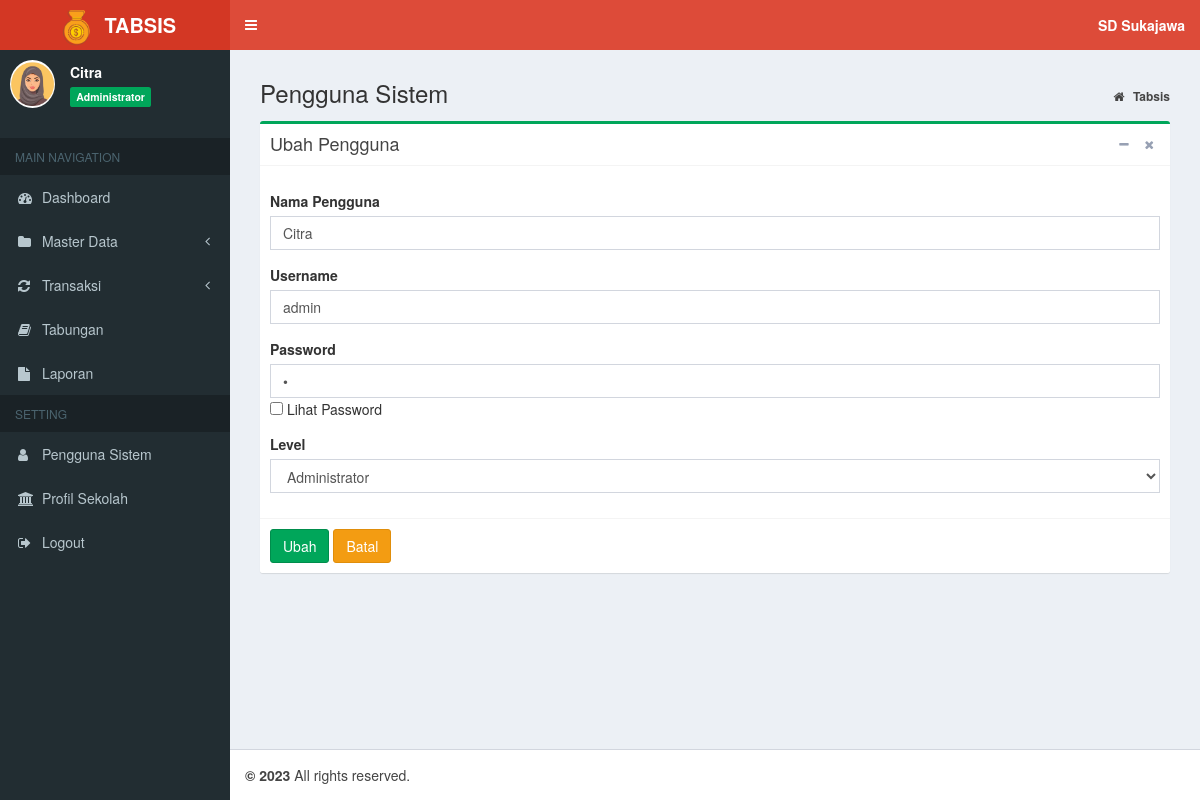
Page /index.php?page=MyApp/edit_pengguna&kode=1 (signed in) on the earlier database version.
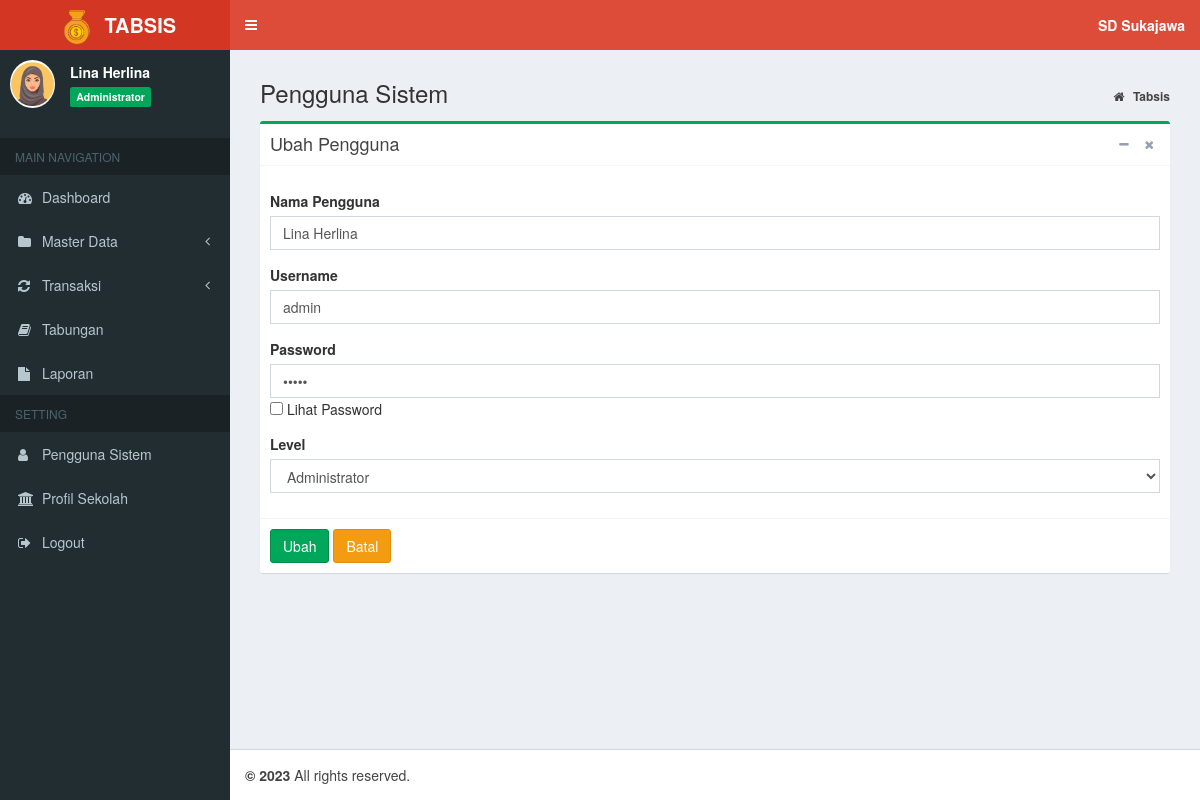
Same page on the later database version.
### tables this page shows
CREATE TABLE `tb_pengguna` (
  `id_pengguna` int(11) NOT NULL,
  `nama_pengguna` varchar(20) NOT NULL,
  `username` varchar(20) NOT NULL,
  `password` varchar(15) NOT NULL,
  `level` enum('Administrator','Petugas') NOT NULL
);

### admin/pengguna/edit_pengguna.php (the view, shortened to what the changed rows need)
<?php
    if(isset($_GET['kode'])){
        $sql_cek = "SELECT * FROM tb_pengguna WHERE id_pengguna='".$_GET['kode']."'";
        $query_cek = mysqli_query($koneksi, $sql_cek);
        $data_cek = mysqli_fetch_array($query_cek,MYSQLI_BOTH);
    }
?>
<section class="content-header">
	<h1>
		Pengguna Sistem
	</h1>
	<ol class="breadcrumb">
		<li>
			<a href="index.php">
				<i class="fa fa-home"></i>
				<b>Tabsis</b>
			</a>
		</li>
	</ol>
</section>
<section class="content">
	<div class="row">
		<div class="col-md-12">
			<div class="box box-success">
				<div class="box-header with-border">
					<h3 class="box-title">Ubah Pengguna</h3>
					<div class="box-tools pull-right">
						<button type="button" class="btn btn-box-tool" data-widget="collapse">
							<i class="fa fa-minus"></i>
						</button>
						<button type="button" class="btn btn-box-tool" data-widget="remove">
							<i class="fa fa-remove"></i>
						</button>
					</div>
				</div>
				<form action="" method="post" enctype="multipart/form-data">
					<div class="box-body">
						<div class="form-group">
							<label>Nama Pengguna</label>
							<input class="form-control" name="nama_pengguna" value="<?php echo $data_cek['nama_pengguna']; ?>"
							/>
						</div>
						<div class="form-group">
							<label>Username</label>
							<input class="form-control" name="username" value="<?php echo $data_cek['username']; ?>"
							/>
						</div>
						<div class="form-group">
							<label for="exampleInputPassword1">Password</label>
							<input type="password" class="form-control" name="password" id="pass" value="<?php echo $data_cek['password']; ?>"
							/>
							<input id="mybutton" onclick="change()" type="checkbox" class="form-checkbox"> Lihat Password
						</div>
						<div class="form-group">
							<label>Level</label>
							<select name="level" id="level" class="form-control" required>
								<?php
                            if ($data_cek['level'] == "Administrator") echo "<option value='Administrator' selected>Administrator</option>";
                            else echo "<option value='Administrator'>Administrator</option>";
                        ?>
							</select>
						</div>
					</div>
					<div class="box-footer">
						<input type="submit" name="Ubah" value="Ubah" class="btn btn-success">
						<a href="?page=MyApp/data_pengguna" title="Kembali" class="btn btn-warning">Batal</a>
					</div>
				</form>
			</div>
</section>

### index.php (shortened to what the changed rows need)
<?php
    if (isset($_SESSION["ses_username"])==""){
		header("location: login.php");
    }else{
      $data_nama = $_SESSION["ses_nama"];
      $data_level = $_SESSION["ses_level"];
    }
    include "inc/koneksi.php";
?>
<!DOCTYPE html>
<html>
<head>
	<link rel="stylesheet" href="bootstrap/css/bootstrap.min.css">
	<link rel="stylesheet" href="https://cdnjs.cloudflare.com/ajax/libs/font-awesome/4.5.0/css/font-awesome.min.css">
	<link rel="stylesheet" href="https://cdnjs.cloudflare.com/ajax/libs/ionicons/2.0.1/css/ionicons.min.css">
	<link rel="stylesheet" href="plugins/datatables/dataTables.bootstrap.css">
	<link rel="stylesheet" href="plugins/select2/select2.min.css">
	<link rel="stylesheet" href="dist/css/AdminLTE.min.css">
	<link rel="stylesheet" href="dist/css/skins/_all-skins.min.css">
</head>
<body class="hold-transition skin-red sidebar-mini">
	<div class="wrapper">
		<aside class="main-sidebar">
			<section class="sidebar">
				</<b>
				<div class="user-panel">
					<div class="pull-left info">
						<p>
							<?php echo $data_nama; ?>
						</p>
						<span class="label label-success">
							<?php echo $data_level; ?>
						</span>
					</div>
				</div>
			</section>
		</aside>
		<div class="content-wrapper">
			<section class="content">
				<?php
      if(isset($_GET['page'])){
          $hal = $_GET['page'];
          switch ($hal) {
              case 'MyApp/edit_pengguna':
                  include "admin/pengguna/edit_pengguna.php";
                  break;
          }
                        }
    ?>
			</section>
		</div>
</body>
</html>

Differences in the rows shown:
changed tb_pengguna "admin": nama_pengguna "Citra" → "Lina Herlina"
Other differences:
$data_nama: "Citra" → "Lina Herlina"
